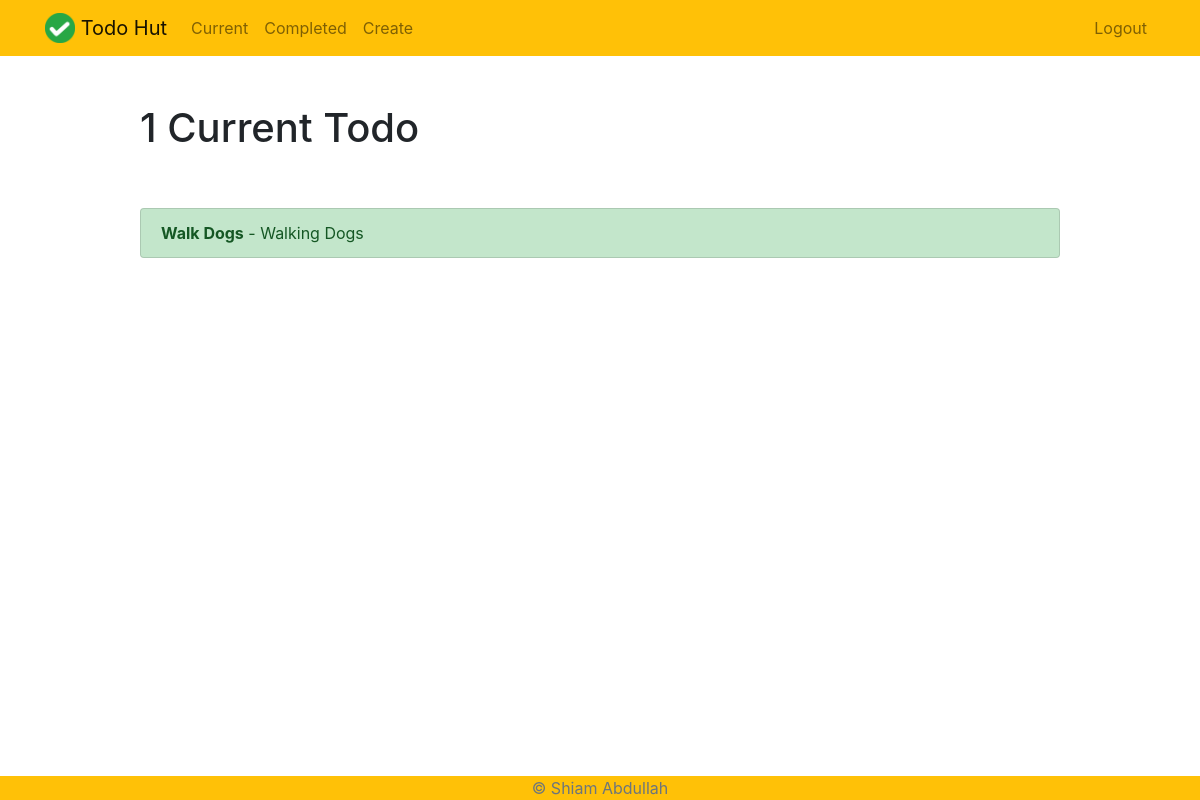
/current/ (signed in), run on an earlier commit of the app's database.
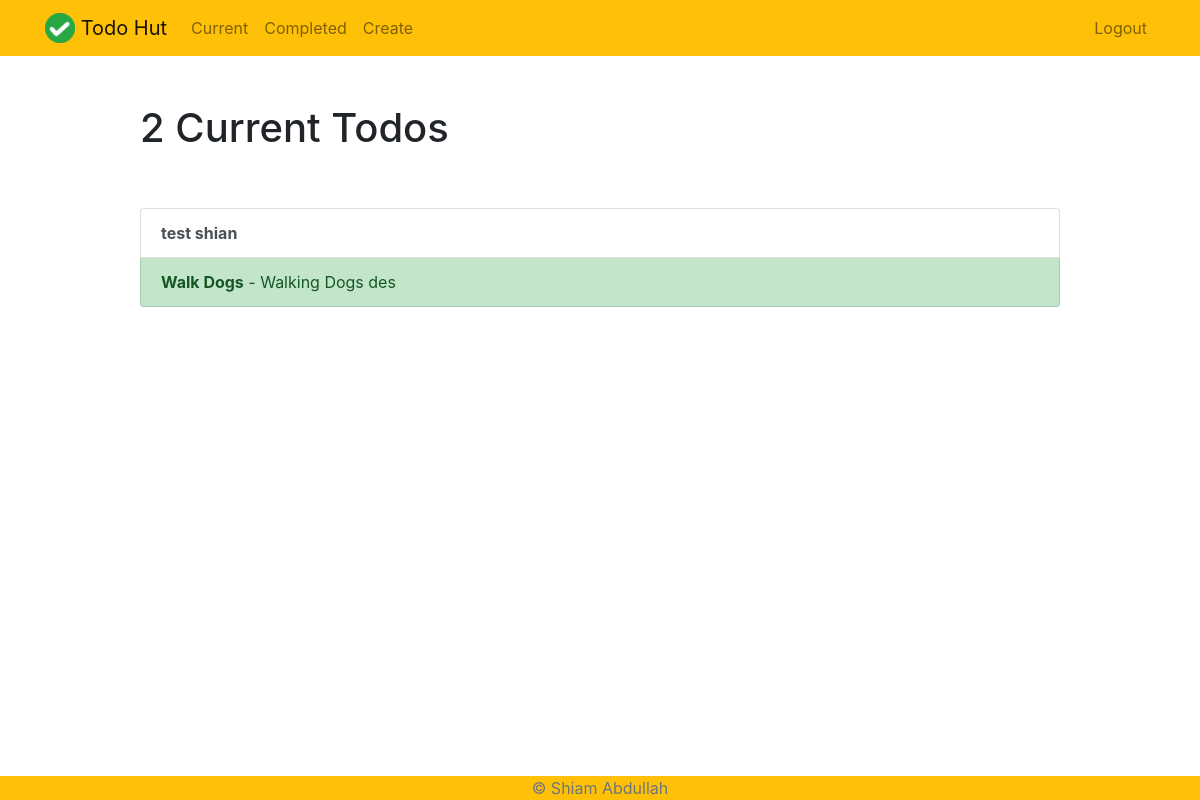
And on a later commit of the database.
### todo/models.py (models this page shows, shortened)
class Todo (models.Model):
    title= models.CharField(max_length=50)
    memo= models.TextField(blank=True)
    createdAt = models.DateTimeField(auto_now_add=True)
    completedAt = models.DateTimeField(null=True, blank=True)
    important = models.BooleanField(default=False)
    todoCreator = models.ForeignKey(User, on_delete=models.CASCADE)
    class Meta:
        ordering= ['-createdAt']
        verbose_name= "Todo Lists"

### todo/views.py (the view)
# urls.py: path('current/', views.currentTodo, name='current'),
@login_required
def currentTodo(request):
    todos = Todo.objects.filter(todoCreator= request.user, completedAt__isnull=True)
    return render(request, 'todo/currenttodos.html', {'todos': todos})

### todo/templates/todo/currenttodos.html (shortened to what this page needs)
{% extends "todo/base.html" %} {% block content %}
<div class="row justify-content-center mt-5">
  <div class="col-md-10">
    {% if todos %}
    <h1>{{ todos.count }} Current Todo{{ todos.count|pluralize }}</h1>
    {% else %}
    <h1>Current Todos</h1>
    {% endif %}
  </div>
</div>
<div class="row justify-content-center mt-5">
  <div class="col-md-10">
    {% if todos %}
    <div class="list-group">
      {% for todo in todos %}
      <a
        href="{% url 'viewTodo' todo.id %}"
        class="
          list-group-item list-group-item-action
          {% if todo.important %}
          list-group-item-success
          {% endif %}
        "
        ><b>{{ todo.title }}</b> {% if todo.memo %} - {{ todo.memo }} </a
      >{% endif %} {% endfor %}
    </div>
    {% endif %}
  </div>
</div>
{% endblock %}

What changed in the data, as far as the page shows it:
added Todo: title "test shian", important False (drawn)
changed Todo "Walk Dogs": memo "Walking Dogs" → "Walking Dogs des"
Also different on the page:
{{ todos.count }}: "1" → "2"
